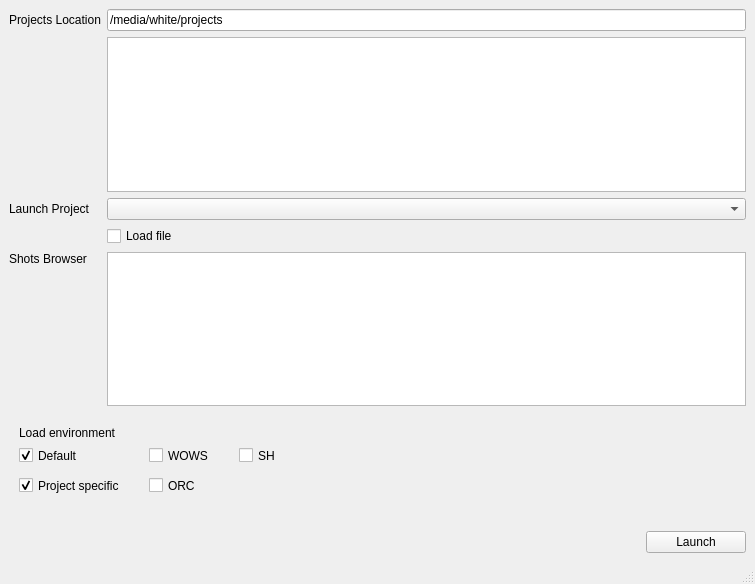
<?xml version="1.0" encoding="UTF-8"?>
<ui version="4.0">
 <class>HoudiniLauncher</class>
 <widget class="QMainWindow" name="HoudiniLauncher">
  <property name="geometry">
   <rect>
    <x>0</x>
    <y>0</y>
    <width>755</width>
    <height>584</height>
   </rect>
  </property>
  <property name="windowTitle">
   <string>MainWindow</string>
  </property>
  <widget class="QWidget" name="centralwidget">
   <layout class="QGridLayout" name="gridLayout_2">
    <item row="0" column="0">
     <layout class="QGridLayout" name="gridLayout">
      <item row="0" column="3">
       <widget class="QLineEdit" name="projects_location">
        <property name="text">
         <string>/media/white/projects</string>
        </property>
       </widget>
      </item>
      <item row="1" column="3">
       <widget class="QTreeView" name="treeView">
        <property name="sizePolicy">
         <sizepolicy hsizetype="Preferred" vsizetype="Preferred">
          <horstretch>0</horstretch>
          <verstretch>0</verstretch>
         </sizepolicy>
        </property>
        <property name="baseSize">
         <size>
          <width>0</width>
          <height>0</height>
         </size>
        </property>
        <property name="editTriggers">
         <set>QAbstractItemView::DoubleClicked|QAbstractItemView::EditKeyPressed|QAbstractItemView::SelectedClicked</set>
        </property>
        <property name="indentation">
         <number>20</number>
        </property>
        <property name="sortingEnabled">
         <bool>false</bool>
        </property>
        <attribute name="headerMinimumSectionSize">
         <number>200</number>
        </attribute>
        <attribute name="headerDefaultSectionSize">
         <number>300</number>
        </attribute>
       </widget>
      </item>
      <item row="4" column="2">
       <widget class="QLabel" name="label_3">
        <property name="text">
         <string>Shots Browser</string>
        </property>
        <property name="alignment">
         <set>Qt::AlignLeading|Qt::AlignLeft|Qt::AlignTop</set>
        </property>
       </widget>
      </item>
      <item row="0" column="2">
       <widget class="QLabel" name="label">
        <property name="text">
         <string>Projects Location</string>
        </property>
       </widget>
      </item>
      <item row="2" column="2">
       <widget class="QLabel" name="label_2">
        <property name="text">
         <string>Launch Project</string>
        </property>
       </widget>
      </item>
      <item row="2" column="3">
       <widget class="QComboBox" name="projects_list"/>
      </item>
      <item row="6" column="3">
       <spacer name="verticalSpacer_2">
        <property name="orientation">
         <enum>Qt::Vertical</enum>
        </property>
        <property name="sizeHint" stdset="0">
         <size>
          <width>20</width>
          <height>40</height>
         </size>
        </property>
       </spacer>
      </item>
      <item row="4" column="3">
       <widget class="QTreeView" name="treeViewShots">
        <attribute name="headerMinimumSectionSize">
         <number>200</number>
        </attribute>
        <attribute name="headerDefaultSectionSize">
         <number>300</number>
        </attribute>
       </widget>
      </item>
      <item row="3" column="3">
       <widget class="QCheckBox" name="checkBox">
        <property name="text">
         <string>Load file</string>
        </property>
       </widget>
      </item>
     </layout>
    </item>
    <item row="2" column="0">
     <widget class="QPushButton" name="launch_project">
      <property name="maximumSize">
       <size>
        <width>100</width>
        <height>16777215</height>
       </size>
      </property>
      <property name="layoutDirection">
       <enum>Qt::RightToLeft</enum>
      </property>
      <property name="text">
       <string>Launch</string>
      </property>
     </widget>
    </item>
    <item row="1" column="0">
     <widget class="QFrame" name="frame">
      <property name="minimumSize">
       <size>
        <width>0</width>
        <height>110</height>
       </size>
      </property>
      <property name="frameShape">
       <enum>QFrame::NoFrame</enum>
      </property>
      <property name="frameShadow">
       <enum>QFrame::Raised</enum>
      </property>
      <property name="lineWidth">
       <number>0</number>
      </property>
      <widget class="QCheckBox" name="checkDefaultEnv">
       <property name="geometry">
        <rect>
         <x>10</x>
         <y>30</y>
         <width>85</width>
         <height>21</height>
        </rect>
       </property>
       <property name="text">
        <string>Default</string>
       </property>
       <property name="checked">
        <bool>true</bool>
       </property>
      </widget>
      <widget class="QLabel" name="label_4">
       <property name="geometry">
        <rect>
         <x>10</x>
         <y>10</y>
         <width>121</width>
         <height>16</height>
        </rect>
       </property>
       <property name="text">
        <string>Load environment</string>
       </property>
      </widget>
      <widget class="QCheckBox" name="checkProjectEnv">
       <property name="geometry">
        <rect>
         <x>10</x>
         <y>60</y>
         <width>151</width>
         <height>21</height>
        </rect>
       </property>
       <property name="text">
        <string>Project specific</string>
       </property>
       <property name="checked">
        <bool>true</bool>
       </property>
      </widget>
      <widget class="QCheckBox" name="checkWowsEnv">
       <property name="geometry">
        <rect>
         <x>140</x>
         <y>30</y>
         <width>85</width>
         <height>21</height>
        </rect>
       </property>
       <property name="text">
        <string>WOWS</string>
       </property>
      </widget>
      <widget class="QCheckBox" name="checkOrcEnv">
       <property name="geometry">
        <rect>
         <x>140</x>
         <y>60</y>
         <width>85</width>
         <height>21</height>
        </rect>
       </property>
       <property name="text">
        <string>ORC</string>
       </property>
      </widget>
      <widget class="QCheckBox" name="checkShEnv">
       <property name="geometry">
        <rect>
         <x>230</x>
         <y>30</y>
         <width>85</width>
         <height>21</height>
        </rect>
       </property>
       <property name="text">
        <string>SH</string>
       </property>
      </widget>
     </widget>
    </item>
   </layout>
  </widget>
  <widget class="QMenuBar" name="menubar">
   <property name="enabled">
    <bool>false</bool>
   </property>
   <property name="geometry">
    <rect>
     <x>0</x>
     <y>0</y>
     <width>755</width>
     <height>20</height>
    </rect>
   </property>
  </widget>
  <widget class="QStatusBar" name="statusbar"/>
 </widget>
 <resources/>
 <connections/>
</ui>
